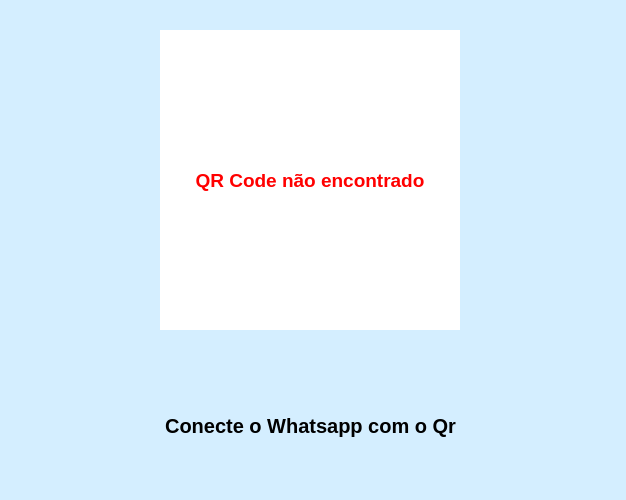
<?xml version="1.0" encoding="UTF-8"?>
<ui version="4.0">
 <class>Form</class>
 <widget class="QWidget" name="Form">
  <property name="geometry">
   <rect>
    <x>0</x>
    <y>0</y>
    <width>626</width>
    <height>500</height>
   </rect>
  </property>
  <property name="windowTitle">
   <string>Form</string>
  </property>
  <property name="styleSheet">
   <string notr="true">background-color: rgb(212, 238, 255);</string>
  </property>
  <widget class="QLabel" name="label">
   <property name="geometry">
    <rect>
     <x>160</x>
     <y>30</y>
     <width>300</width>
     <height>300</height>
    </rect>
   </property>
   <property name="font">
    <font>
     <pointsize>14</pointsize>
     <weight>75</weight>
     <bold>true</bold>
    </font>
   </property>
   <property name="layoutDirection">
    <enum>Qt::LeftToRight</enum>
   </property>
   <property name="styleSheet">
    <string notr="true">background-color: rgb(255, 255, 255);
color: rgb(255, 0, 0);</string>
   </property>
   <property name="text">
    <string>QR Code não encontrado</string>
   </property>
   <property name="scaledContents">
    <bool>true</bool>
   </property>
   <property name="alignment">
    <set>Qt::AlignCenter</set>
   </property>
  </widget>
  <widget class="QWidget" name="verticalLayoutWidget">
   <property name="geometry">
    <rect>
     <x>0</x>
     <y>360</y>
     <width>621</width>
     <height>131</height>
    </rect>
   </property>
   <layout class="QVBoxLayout" name="verticalLayout">
    <item>
     <widget class="QLabel" name="label_2">
      <property name="font">
       <font>
        <pointsize>15</pointsize>
        <weight>75</weight>
        <bold>true</bold>
       </font>
      </property>
      <property name="text">
       <string>Conecte o Whatsapp com o Qr</string>
      </property>
      <property name="alignment">
       <set>Qt::AlignCenter</set>
      </property>
     </widget>
    </item>
   </layout>
  </widget>
 </widget>
 <resources/>
 <connections/>
</ui>
